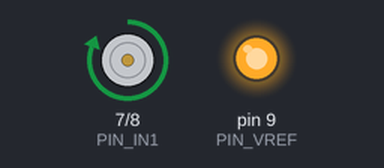
This sketch was run on a simulated Arduino Uno, built with avr-gcc and run on an emulated ATmega328P. On the bench: motor-driver pin pairs drawn as motors (green arrow = first pin HIGH = forward, orange = second pin HIGH = backward, longer = more drive), output pins drawn as LEDs (lit = HIGH).

Above: at 2.5 s.
At 5.1 s:
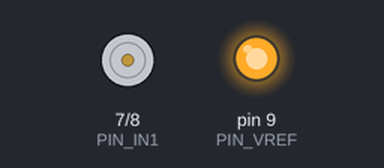
At 7.7 s:
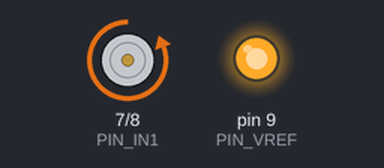
Timing chart, 0 to 12.0 s (numbered marks = the images above):
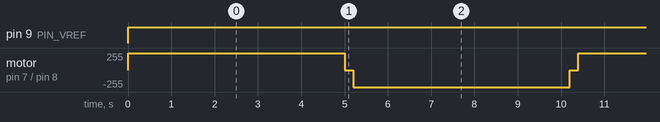

The sketch:

motorD.ino
```cpp
#define PIN_IN1  7
#define PIN_IN2  8
#define PIN_VREF 9 // PWM

void setup(){
  pinMode(PIN_IN1,OUTPUT);
  pinMode(PIN_IN2,OUTPUT);
}

void loop(){

    // power MAX
    analogWrite(PIN_VREF,255);

    // 正方向
    digitalWrite(PIN_IN1,HIGH);
    digitalWrite(PIN_IN2,LOW);
    delay(5000);

    // ブレーキ
    //digitalWrite(PIN_IN1,HIGH);
    //digitalWrite(PIN_IN2,HIGH);

    // ストップしないと発熱する
    digitalWrite(PIN_IN1,LOW);
    digitalWrite(PIN_IN2,LOW);
    delay(200);

    // 逆回転
    digitalWrite(PIN_IN1,LOW);
    digitalWrite(PIN_IN2,HIGH);
    delay(5000);

    // ブレーキ
    //digitalWrite(PIN_IN1,HIGH);
    //digitalWrite(PIN_IN2,HIGH);

    // ストップ
    digitalWrite(PIN_IN1,LOW);
    digitalWrite(PIN_IN2,LOW);
    delay(200);
}
```

Measured:
- by itself, pin 9 (PIN_VREF): LOW → HIGH at 0.00 s
- by itself, motor on pin 7 (PIN_IN1) / pin 8 (PIN_IN2): repeats every 10.4 s: stopped 0.20 s, backward 255/255 5.0 s, stopped 0.20 s, forward 255/255 5.0 s
